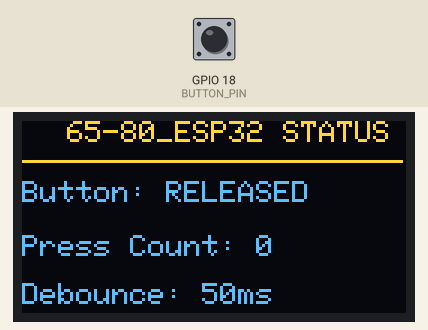
Simulated run of this program. Board: ESP32. On the bench: 128×64 one-colour display. The test bench sets the inputs (shaded band); at power-on: GPIO 18 (BUTTON_PIN) HIGH. The OLED is the two-colour kind (top 16 rows yellow); what the program prints to the serial monitor is not drawn.

Above: at 1.2 s.
1.3 s: GPIO 18 (BUTTON_PIN) pulled LOW for 0.15 s
At 1.45 s:
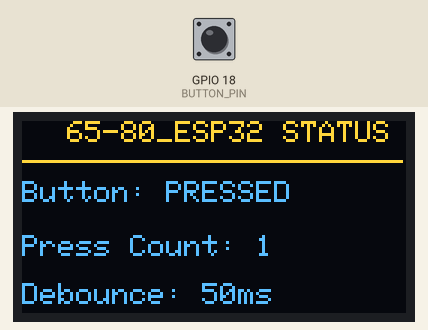
3.0 s: GPIO 18 (BUTTON_PIN) pulled LOW for 1 s
At 3.8 s:
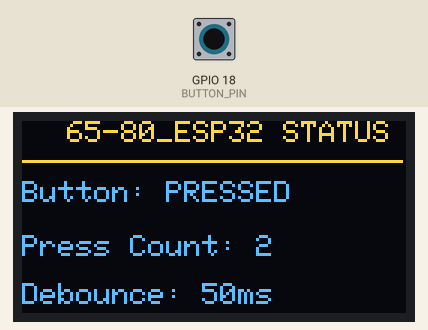
5.5 s: GPIO 18 (BUTTON_PIN) pulled LOW for 0.15 s
At 6.5 s:
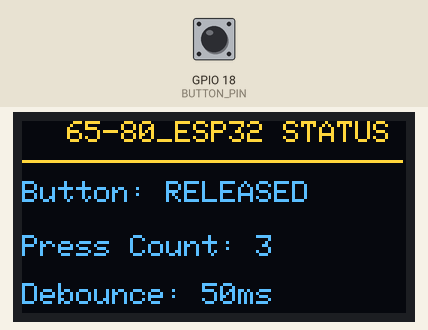
7.2 s: GPIO 18 (BUTTON_PIN) pulled LOW for 1 s
At 9.0 s:
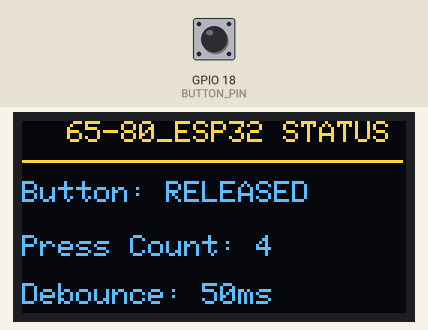
Timing chart, 0 to 10.5 s (numbered marks = the images above; inputs shaded):
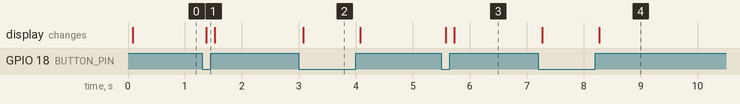

The program:

main.cpp
```cpp
// MUHAMMD HASNAIN ANJUM
// 24-NTU-CS-FL-1065
// HOME WORK TASK 1
//DEBOUNCE OLED DISPLAY

#include <Arduino.h>
#include <Wire.h>
#include <Adafruit_GFX.h>
#include <Adafruit_SSD1306.h>

#define OLED_SDA 21
#define OLED_SCL 22
#define BUTTON_PIN 18
#define SCREEN_WIDTH 128
#define SCREEN_HEIGHT 64
#define OLED_RESET -1
#define OLED_ADDRESS 0x3C

Adafruit_SSD1306 display(SCREEN_WIDTH,SCREEN_HEIGHT,&Wire,OLED_RESET);

unsigned long lastDebounceTime=0;
const unsigned long debounceInterval=50;

int lastButtonReading=HIGH;
int stableButtonState=HIGH;

unsigned long pressCount=0;
bool displayNeedsUpdate=true;

void updateDisplay()
{
    display.clearDisplay();
    display.setTextColor(SSD1306_WHITE);

    display.setTextSize(1);
    display.setCursor(15,0);
    display.println("65-80_ESP32 STATUS");

    display.drawLine(0,13,126,13,SSD1306_WHITE);

    display.setCursor(0,20);
    display.print("Button: ");
    if(stableButtonState==LOW)
    {
        display.println("PRESSED");
    }
    else
    {
        display.println("RELEASED");
    }

    display.setCursor(0,38);
    display.print("Press Count: ");
    display.println(pressCount);

    display.setCursor(0,54);
    display.println("Debounce: 50ms");

    display.display();
}

void setup()
{
    Serial.begin(115200);

    pinMode(BUTTON_PIN,INPUT_PULLUP);
    Wire.begin(OLED_SDA,OLED_SCL);

    if(!display.begin(SSD1306_SWITCHCAPVCC,OLED_ADDRESS))
    {
        Serial.println("OLED initialization failed!");
        while(true)
        {
            yield();
        }
    }

    display.clearDisplay();
    display.setTextColor(SSD1306_WHITE);
    display.setTextSize(1);
    display.setCursor(0,0);
    display.println("ESP32 OLED Project");
    display.println("Initializing...");
    display.display();

    Serial.println("ESP32 OLED Status Display");
    Serial.println("Press counter initialized to 0");

    updateDisplay();
}

void loop()
{
    int buttonReading=digitalRead(BUTTON_PIN);

    // Restart the debounce timer whenever the raw input changes.
    if(buttonReading!=lastButtonReading)
    {
        lastDebounceTime=millis();
        lastButtonReading=buttonReading;
    }

    // Accept a new button state only after it remains stable for 50 ms.
    if(millis()-lastDebounceTime>=debounceInterval)
    {
        if(buttonReading!=stableButtonState)
        {
            stableButtonState=buttonReading;
            displayNeedsUpdate=true;

            // Count only the transition to the pressed state.
            if(stableButtonState==LOW)
            {
                pressCount++;
                Serial.print("Accepted press count: ");
                Serial.println(pressCount);
            }
        }
    }

    // Refresh the OLED only when the accepted state changes.
    if(displayNeedsUpdate)
    {
        updateDisplay();
        displayNeedsUpdate=false;
    }
}
```

Measured:
- after the input at 1.3 s, the display: changes after 0.08 s (image 1)
- after the input at 3.0 s, the display: changes after 0.08 s (image 2)
- after the input at 5.5 s, the display: first changes after 0.08 s (image 3 shows a later state)
- after the input at 7.2 s, the display: first changes after 0.08 s (image 4 shows a later state)
